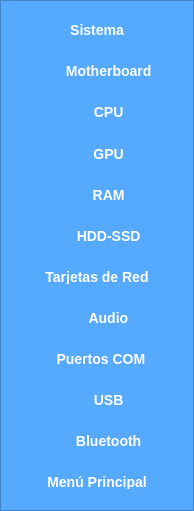
           <widget class="QFrame" name="frame_sub_hardware">
            <property name="minimumSize">
             <size>
              <width>0</width>
              <height>0</height>
             </size>
            </property>
            <property name="maximumSize">
             <size>
              <width>0</width>
              <height>16777215</height>
             </size>
            </property>
            <property name="contextMenuPolicy">
             <enum>Qt::ContextMenuPolicy::ActionsContextMenu</enum>
            </property>
            <property name="accessibleDescription">
             <string extracomment="Información del Hardware"/>
            </property>
            <property name="styleSheet">
             <string notr="true">/* Estilo del marco */
QFrame {
    background-color: rgb(85, 170, 255);
   
}</string>
            </property>
            <property name="frameShape">
             <enum>QFrame::Shape::StyledPanel</enum>
            </property>
            <property name="frameShadow">
             <enum>QFrame::Shadow::Raised</enum>
            </property>
            <layout class="QVBoxLayout" name="verticalLayout_5">
             <item>
              <widget class="QPushButton" name="btn_info_sistema">
               <property name="minimumSize">
                <size>
                 <width>170</width>
                 <height>35</height>
                </size>
               </property>
               <property name="maximumSize">
                <size>
                 <width>170</width>
                 <height>35</height>
                </size>
               </property>
               <property name="styleSheet">
                <string notr="true">/* Estilo base del botón */
QPushButton {
    background-color:qlineargradient(
    spread:pad, 
    x1:0, 
    y1:0, 
    x2:1, 
    y2:0, 
    stop:0 rgba(102, 178, 255, 255), 
    stop:0.55 rgba(61, 148, 235, 255), 
    stop:0.98 rgba(0, 0, 0, 255), 
    stop:1 rgba(0, 0, 0, 0)
);
    color: white;
    border: none;
    border-radius: 5px;
    padding: 10px 20px;
    font-size: 14px;
    font-weight: bold;
}
/* Estilo cuando el mouse pasa por encima */
QPushButton:hover {
    background-color: #0056b3;
}
/* Estilo cuando el botón es presionado */
QPushButton:pressed {
    background-color: #004085;
}</string>
               </property>
               <property name="text">
                <string>Sistema</string>
               </property>
               <property name="icon">
                <iconset>
                 <normaloff>imagen/fi-sr-settings.svg</normaloff>imagen/fi-sr-settings.svg</iconset>
               </property>
               <property name="iconSize">
                <size>
                 <width>35</width>
                 <height>35</height>
                </size>
               </property>
              </widget>
             </item>
             <item>
              <widget class="QPushButton" name="btn_info_mbd">
               <property name="minimumSize">
                <size>
                 <width>170</width>
                 <height>35</height>
                </size>
               </property>
               <property name="maximumSize">
                <size>
                 <width>170</width>
                 <height>35</height>
                </size>
               </property>
               <property name="styleSheet">
                <string notr="true">/* Estilo base del botón */
QPushButton {
    background-color: qlineargradient(
    spread:pad, 
    x1:0, 
    y1:0, 
    x2:1, 
    y2:0, 
    stop:0 rgba(102, 178, 255, 255), 
    stop:0.55 rgba(61, 148, 235, 255), 
    stop:0.98 rgba(0, 0, 0, 255), 
    stop:1 rgba(0, 0, 0, 0)
);
    color: white;
    border: none;
    border-radius: 5px;
    padding: 10px 20px;
    font-size: 14px;
    font-weight: bold;
}
/* Estilo cuando el mouse pasa por encima */
QPushButton:hover {
    background-color: #0056b3;
}
/* Estilo cuando el botón es presionado */
QPushButton:pressed {
    background-color: #004085;
}</string>
               </property>
               <property name="text">
                <string>      Motherboard</string>
               </property>
               <property name="icon">
                <iconset>
                 <normaloff>imagen/mbd_01.svg</normaloff>imagen/mbd_01.svg</iconset>
               </property>
               <property name="iconSize">
                <size>
                 <width>28</width>
                 <height>29</height>
                </size>
               </property>
              </widget>
             </item>
             <item>
              <widget class="QPushButton" name="btn_info_cpu">
               <property name="minimumSize">
                <size>
                 <width>170</width>
                 <height>35</height>
                </size>
               </property>
               <property name="maximumSize">
                <size>
                 <width>170</width>
                 <height>40</height>
                </size>
               </property>
               <property name="styleSheet">
                <string notr="true">/* Estilo base del botón */
QPushButton {
    background-color: qlineargradient(
    spread:pad, 
    x1:0, 
    y1:0, 
    x2:1, 
    y2:0, 
    stop:0 rgba(102, 178, 255, 255), 
    stop:0.55 rgba(61, 148, 235, 255), 
    stop:0.98 rgba(0, 0, 0, 255), 
    stop:1 rgba(0, 0, 0, 0)
);
    color: white;
    border: none;
    border-radius: 5px;
    padding: 10px 20px;
    font-size: 14px;
    font-weight: bold;
}
/* Estilo cuando el mouse pasa por encima */
QPushButton:hover {
    background-color: #0056b3;
}
/* Estilo cuando el botón es presionado */
QPushButton:pressed {
    background-color: #004085;
}</string>
               </property>
               <property name="text">
                <string>      CPU</string>
               </property>
               <property name="icon">
                <iconset>
                 <normaloff>imagen/cpu01.svg</normaloff>imagen/cpu01.svg</iconset>
               </property>
               <property name="iconSize">
                <size>
                 <width>28</width>
                 <height>28</height>
                </size>
               </property>
               <property name="shortcut">
                <string>Ctrl+R</string>
               </property>
              </widget>
             </item>
             <item>
              <widget class="QPushButton" name="btn_info_gpu">
               <property name="minimumSize">
                <size>
                 <width>170</width>
                 <height>35</height>
                </size>
               </property>
               <property name="maximumSize">
                <size>
                 <width>170</width>
                 <height>35</height>
                </size>
               </property>
               <property name="styleSheet">
                <string notr="true">/* Estilo base del botón */
QPushButton {
    background-color:qlineargradient(
    spread:pad, 
    x1:0, 
    y1:0, 
    x2:1, 
    y2:0, 
    stop:0 rgba(102, 178, 255, 255), 
    stop:0.55 rgba(61, 148, 235, 255), 
    stop:0.98 rgba(0, 0, 0, 255), 
    stop:1 rgba(0, 0, 0, 0)
);
    color: white;
    border: none;
    border-radius: 5px;
    padding: 10px 20px;
    font-size: 14px;
    font-weight: bold;
}
/* Estilo cuando el mouse pasa por encima */
QPushButton:hover {
    background-color: #0056b3;
}
/* Estilo cuando el botón es presionado */
QPushButton:pressed {
    background-color: #004085;
}</string>
               </property>
               <property name="text">
                <string>      GPU</string>
               </property>
               <property name="icon">
                <iconset>
                 <normaloff>imagen/Grafica01.svg</normaloff>imagen/Grafica01.svg</iconset>
               </property>
               <property name="iconSize">
                <size>
                 <width>28</width>
                 <height>28</height>
                </size>
               </property>
              </widget>
             </item>
             <item>
              <widget class="QPushButton" name="btn_info_ram">
               <property name="minimumSize">
                <size>
                 <width>170</width>
                 <height>35</height>
                </size>
               </property>
               <property name="maximumSize">
                <size>
                 <width>170</width>
                 <height>35</height>
                </size>
               </property>
               <property name="styleSheet">
                <string notr="true">/* Estilo base del botón */
QPushButton {
    background-color: qlineargradient(
    spread:pad, 
    x1:0, 
    y1:0, 
    x2:1, 
    y2:0, 
    stop:0 rgba(102, 178, 255, 255), 
    stop:0.55 rgba(61, 148, 235, 255), 
    stop:0.98 rgba(0, 0, 0, 255), 
    stop:1 rgba(0, 0, 0, 0)
);
    color: white;
    border: none;
    border-radius: 5px;
    padding: 10px 20px;
    font-size: 14px;
    font-weight: bold;
}
/* Estilo cuando el mouse pasa por encima */
QPushButton:hover {
    background-color: #0056b3;
}
/* Estilo cuando el botón es presionado */
QPushButton:pressed {
    background-color: #004085;
}</string>
               </property>
               <property name="text">
                <string>      RAM</string>
               </property>
               <property name="icon">
                <iconset>
                 <normaloff>imagen/RAM.svg</normaloff>imagen/RAM.svg</iconset>
               </property>
               <property name="iconSize">
                <size>
                 <width>28</width>
                 <height>28</height>
                </size>
               </property>
              </widget>
             </item>
             <item>
              <widget class="QPushButton" name="btn_info_hdd">
               <property name="minimumSize">
                <size>
                 <width>170</width>
                 <height>35</height>
                </size>
               </property>
               <property name="maximumSize">
                <size>
                 <width>170</width>
                 <height>35</height>
                </size>
               </property>
               <property name="styleSheet">
                <string notr="true">/* Estilo base del botón */
QPushButton {
    background-color:qlineargradient(
    spread:pad, 
    x1:0, 
    y1:0, 
    x2:1, 
    y2:0, 
    stop:0 rgba(102, 178, 255, 255), 
    stop:0.55 rgba(61, 148, 235, 255), 
    stop:0.98 rgba(0, 0, 0, 255), 
    stop:1 rgba(0, 0, 0, 0)
);
    color: white;
    border: none;
    border-radius: 5px;
    padding: 10px 20px;
    font-size: 14px;
    font-weight: bold;
}
/* Estilo cuando el mouse pasa por encima */
QPushButton:hover {
    background-color: #0056b3;
}
/* Estilo cuando el botón es presionado */
QPushButton:pressed {
    background-color: #004085;
}</string>
               </property>
               <property name="text">
                <string>      HDD-SSD</string>
               </property>
               <property name="icon">
                <iconset>
                 <normaloff>imagen/hdd2.svg</normaloff>imagen/hdd2.svg</iconset>
               </property>
               <property name="iconSize">
                <size>
                 <width>28</width>
                 <height>28</height>
                </size>
               </property>
              </widget>
             </item>
             <item>
              <widget class="QPushButton" name="btn_info_nic">
               <property name="minimumSize">
                <size>
                 <width>170</width>
                 <height>35</height>
                </size>
               </property>
               <property name="maximumSize">
                <size>
                 <width>170</width>
                 <height>35</height>
                </size>
               </property>
               <property name="styleSheet">
                <string notr="true">/* Estilo base del botón */
QPushButton {
    background-color: qlineargradient(
    spread:pad, 
    x1:0, 
    y1:0, 
    x2:1, 
    y2:0, 
    stop:0 rgba(102, 178, 255, 255), 
    stop:0.55 rgba(61, 148, 235, 255), 
    stop:0.98 rgba(0, 0, 0, 255), 
    stop:1 rgba(0, 0, 0, 0)
);
    color: white;
    border: none;
    border-radius: 5px;
    padding: 10px 20px;
    font-size: 14px;
    font-weight: bold;
}
/* Estilo cuando el mouse pasa por encima */
QPushButton:hover {
    background-color: #0056b3;
}
/* Estilo cuando el botón es presionado */
QPushButton:pressed {
    background-color: #004085;
}</string>
               </property>
               <property name="text">
                <string>Tarjetas de Red</string>
               </property>
               <property name="icon">
                <iconset>
                 <normaloff>imagen/Red01.svg</normaloff>imagen/Red01.svg</iconset>
               </property>
               <property name="iconSize">
                <size>
                 <width>28</width>
                 <height>28</height>
                </size>
               </property>
              </widget>
             </item>
             <item>
              <widget class="QPushButton" name="btn_info_audio">
               <property name="minimumSize">
                <size>
                 <width>170</width>
                 <height>35</height>
                </size>
               </property>
               <property name="maximumSize">
                <size>
                 <width>170</width>
                 <height>35</height>
                </size>
               </property>
               <property name="styleSheet">
                <string notr="true">/* Estilo base del botón */
QPushButton {
    background-color: qlineargradient(
    spread:pad, 
    x1:0, 
    y1:0, 
    x2:1, 
    y2:0, 
    stop:0 rgba(102, 178, 255, 255), 
    stop:0.55 rgba(61, 148, 235, 255), 
    stop:0.98 rgba(0, 0, 0, 255), 
    stop:1 rgba(0, 0, 0, 0)
);
    color: white;
    border: none;
    border-radius: 5px;
    padding: 10px 20px;
    font-size: 14px;
    font-weight: bold;
}
/* Estilo cuando el mouse pasa por encima */
QPushButton:hover {
    background-color: #0056b3;
}
/* Estilo cuando el botón es presionado */
QPushButton:pressed {
    background-color: #004085;
}</string>
               </property>
               <property name="text">
                <string>      Audio</string>
               </property>
               <property name="icon">
                <iconset>
                 <normaloff>imagen/fi-sr-foreign-language-audio.svg</normaloff>imagen/fi-sr-foreign-language-audio.svg</iconset>
               </property>
               <property name="iconSize">
                <size>
                 <width>28</width>
                 <height>28</height>
                </size>
               </property>
              </widget>
             </item>
             <item>
              <widget class="QPushButton" name="btn_info_com">
               <property name="minimumSize">
                <size>
                 <width>170</width>
                 <height>35</height>
                </size>
               </property>
               <property name="maximumSize">
                <size>
                 <width>170</width>
                 <height>35</height>
                </size>
               </property>
               <property name="styleSheet">
                <string notr="true">/* Estilo base del botón */
QPushButton {
    background-color: qlineargradient(
    spread:pad, 
    x1:0, 
    y1:0, 
    x2:1, 
    y2:0, 
    stop:0 rgba(102, 178, 255, 255), 
    stop:0.55 rgba(61, 148, 235, 255), 
    stop:0.98 rgba(0, 0, 0, 255), 
    stop:1 rgba(0, 0, 0, 0)
);
    color: white;
    border: none;
    border-radius: 5px;
    padding: 10px 20px;
    font-size: 14px;
    font-weight: bold;
}
/* Estilo cuando el mouse pasa por encima */
QPushButton:hover {
    background-color: #0056b3;
}
/* Estilo cuando el botón es presionado */
QPushButton:pressed {
    background-color: #004085;
}</string>
               </property>
               <property name="text">
                <string>  Puertos COM</string>
               </property>
               <property name="icon">
                <iconset>
                 <normaloff>imagen/hdd.svg</normaloff>imagen/hdd.svg</iconset>
               </property>
               <property name="iconSize">
                <size>
                 <width>35</width>
                 <height>35</height>
                </size>
               </property>
              </widget>
             </item>
             <item>
              <widget class="QPushButton" name="btn_info_usb">
               <property name="minimumSize">
                <size>
                 <width>170</width>
                 <height>35</height>
                </size>
               </property>
               <property name="maximumSize">
                <size>
                 <width>170</width>
                 <height>35</height>
                </size>
               </property>
               <property name="styleSheet">
                <string notr="true">/* Estilo base del botón */
QPushButton {
    background-color: qlineargradient(
    spread:pad, 
    x1:0, 
    y1:0, 
    x2:1, 
    y2:0, 
    stop:0 rgba(102, 178, 255, 255), 
    stop:0.55 rgba(61, 148, 235, 255), 
    stop:0.98 rgba(0, 0, 0, 255), 
    stop:1 rgba(0, 0, 0, 0)
);
    color: white;
    border: none;
    border-radius: 5px;
    padding: 10px 20px;
    font-size: 14px;
    font-weight: bold;
}
/* Estilo cuando el mouse pasa por encima */
QPushButton:hover {
    background-color: #0056b3;
}
/* Estilo cuando el botón es presionado */
QPushButton:pressed {
    background-color: #004085;
}</string>
               </property>
               <property name="text">
                <string>      USB</string>
               </property>
               <property name="icon">
                <iconset>
                 <normaloff>imagen/usb1.svg</normaloff>imagen/usb1.svg</iconset>
               </property>
               <property name="iconSize">
                <size>
                 <width>28</width>
                 <height>28</height>
                </size>
               </property>
              </widget>
             </item>
             <item>
              <widget class="QPushButton" name="btn_info_bth">
               <property name="minimumSize">
                <size>
                 <width>170</width>
                 <height>35</height>
                </size>
               </property>
               <property name="maximumSize">
                <size>
                 <width>170</width>
                 <height>35</height>
                </size>
               </property>
               <property name="styleSheet">
                <string notr="true">/* Estilo base del botón */
QPushButton {
    background-color: qlineargradient(
    spread:pad, 
    x1:0, 
    y1:0, 
    x2:1, 
    y2:0, 
    stop:0 rgba(102, 178, 255, 255), 
    stop:0.55 rgba(61, 148, 235, 255), 
    stop:0.98 rgba(0, 0, 0, 255), 
    stop:1 rgba(0, 0, 0, 0)
);
    color: white;
    border: none;
    border-radius: 5px;
    padding: 10px 20px;
    font-size: 14px;
    font-weight: bold;
}
/* Estilo cuando el mouse pasa por encima */
QPushButton:hover {
    background-color: #0056b3;
}
/* Estilo cuando el botón es presionado */
QPushButton:pressed {
    background-color: #004085;
}</string>
               </property>
               <property name="text">
                <string>      Bluetooth</string>
               </property>
               <property name="icon">
                <iconset>
                 <normaloff>imagen/fi-sr-bluetooth-alt.svg</normaloff>imagen/fi-sr-bluetooth-alt.svg</iconset>
               </property>
               <property name="iconSize">
                <size>
                 <width>28</width>
                 <height>28</height>
                </size>
               </property>
              </widget>
             </item>
             <item>
              <widget class="QPushButton" name="btn_regresar_menu">
               <property name="minimumSize">
                <size>
                 <width>170</width>
                 <height>35</height>
                </size>
               </property>
               <property name="maximumSize">
                <size>
                 <width>170</width>
                 <height>35</height>
                </size>
               </property>
               <property name="styleSheet">
                <string notr="true">/* Estilo base del botón */
QPushButton {
    background-color:qlineargradient(
    spread:pad, 
    x1:0, 
    y1:0, 
    x2:1, 
    y2:0, 
    stop:0 rgba(102, 178, 255, 255), 
    stop:0.55 rgba(61, 148, 235, 255), 
    stop:0.98 rgba(0, 0, 0, 255), 
    stop:1 rgba(0, 0, 0, 0)
);
    color: white;
    border: none;
    border-radius: 5px;
    padding: 10px 20px;
    font-size: 14px;
    font-weight: bold;
}
/* Estilo cuando el mouse pasa por encima */
QPushButton:hover {
    background-color: #0056b3;
}
/* Estilo cuando el botón es presionado */
QPushButton:pressed {
    background-color: #004085;
}</string>
               </property>
               <property name="text">
                <string>Menú Principal</string>
               </property>
               <property name="icon">
                <iconset>
                 <normaloff>imagen/fi-sr-angle-double-small-left.svg</normaloff>imagen/fi-sr-angle-double-small-left.svg</iconset>
               </property>
               <property name="iconSize">
                <size>
                 <width>35</width>
                 <height>35</height>
                </size>
               </property>
              </widget>
             </item>
            </layout>
           </widget>
